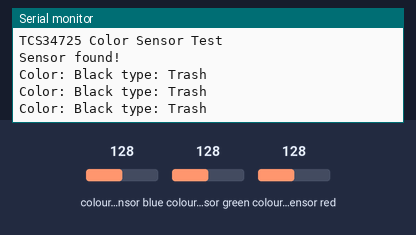
The sketch below on a simulated Arduino Uno, built with avr-gcc and run on an emulated ATmega328P. On the bench: the last lines printed to the serial monitor. Inputs (shaded band) come from the test bench; at power-on: colour sensor blue 128, colour sensor green 128, colour sensor red 128.

Above: at 1.6 s.
1.7 s: colour sensor blue set to 5
At 2.9 s:
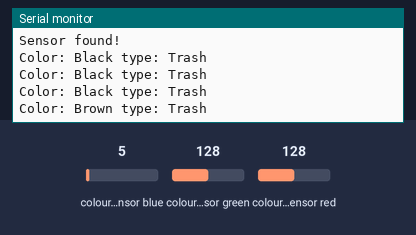
4.5 s: colour sensor green set to 5
At 5.2 s:
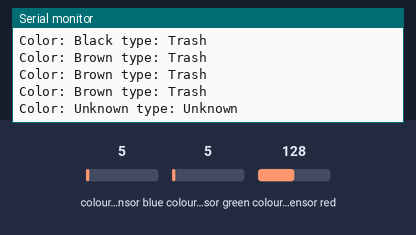
6.8 s: colour sensor red set to 5
At 7.4 s:
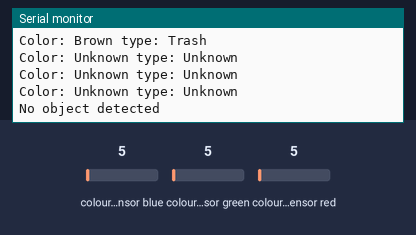
9.0 s: colour sensor blue set to 64
At 9.7 s:
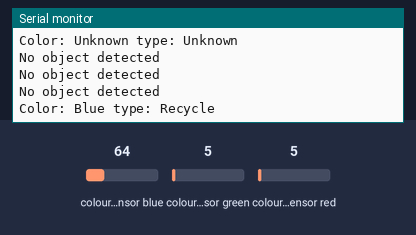
11.3 s: colour sensor green set to 64
At 11.9 s:
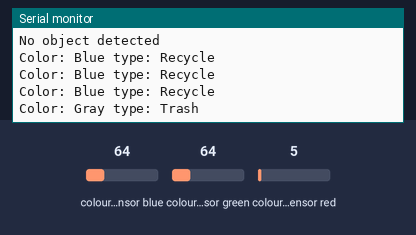
13.5 s: colour sensor green set to 128
At 14.2 s:
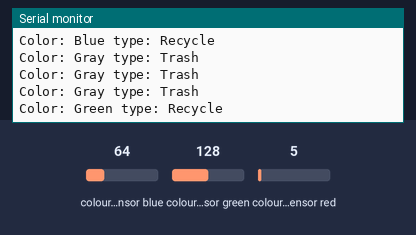

The sketch:

color-detection1.ino
```cpp
#include <Wire.h>
#include "Adafruit_TCS34725.h"

// Create the sensor object
Adafruit_TCS34725 tcs = Adafruit_TCS34725(
  TCS34725_INTEGRATIONTIME_50MS,
  TCS34725_GAIN_4X
);

// global Variables
uint16_t r;
uint16_t g;
uint16_t b;
uint16_t c;
const uint16_t PRESENCE_THRESHOLD = 150;


void setup() {
  Serial.begin(9600);
  Serial.println("TCS34725 Color Sensor Test");

  if (tcs.begin()) {
    Serial.println("Sensor found!");
  } else {
    Serial.println("No TCS34725 detected... check wiring!");
    while (1);
  }
}

// gets the raw RGB and clear values
void getRgbValues(){
  tcs.getRawData(&r, &g, &b, &c);
}

// Returns true if the clear sensor value is above the threshold,
// indicating an object is detected.
bool objectDetected(uint16_t c){
  return c > PRESENCE_THRESHOLD;
}


// This functions allows us to get the color names from a ratio of the RGB and clear values
String getColorName(uint16_t r,uint16_t g,uint16_t b, uint16_t c){


  // Calculate normalized RGB ratios relative to the clear light value
  // This helps determine which color channel is strongest compared to total light
  float rRatio = (float)r/c;
  float gRatio = (float)g/c;
  float bRatio = (float)b/c;

  // Calculate the clear light ratio compared to all channels combined
  // Used to help detect low-saturation colors like gray or black
  float cRatio = (float)c / (r + g + b + c);

 if ((gRatio > rRatio) && (gRatio > bRatio) && (gRatio > 0.40)) { // gets the green color name
    return "Green";
  }
  else if ((bRatio > rRatio) && (bRatio > gRatio) && (bRatio > 0.40)) { // gets the blue color name
    return "Blue";
  }
  else if ((rRatio < cRatio) && (gRatio < cRatio) && (bRatio < cRatio) && (c >= 1600) && (c <= 2500)){ // gets the brown name
    return "Brown";
  }
  else if ((rRatio < cRatio) && (gRatio < cRatio) && (bRatio < cRatio) && (c >= 1000 ) && (c <= 3000)){ // gets the gray color name
    return "Gray";
  }
  else if ((rRatio < cRatio) && (gRatio < cRatio) && (bRatio < cRatio) && (c > 650)){ // gets the black color name
    return "Black";
  }
  else {
      return "Unknown";
  }


}

// Determines whether the detected object should be classified as trash or recycle
String getType(String name){

  if(name == "Green" || name == "Blue"){ // Green and Blue items are classified as recycle
    return "Recycle";
  }
  else if (name == "Black" || name == "Gray" || name == "Brown"){ // Black and Gray items are classified as trash
    return "Trash";
  }
  else{
    return "Unknown";
  }
}

void loop() {

  getRgbValues();

/*
  if (c != 0) {
    Serial.print(" r/c: "); Serial.print((float)r / c, 3);
    Serial.print(" g/c: "); Serial.print((float)g / c, 3);
    Serial.print(" b/c: "); Serial.println((float)b / c, 3);
  }
*/
/*
  Serial.print("R: "); Serial.print(r);
  Serial.print(" G: "); Serial.print(g);
  Serial.print(" B: "); Serial.print(b);
  Serial.print(" C: "); Serial.println(c);
*/


   if (objectDetected(c)) {

    String colorName = getColorName(r,g,b,c);
    String typeName = getType(colorName);

    Serial.print("Color: ");
    Serial.print(colorName);
    Serial.print(" type: ");
    Serial.println(typeName);

  } else {
    Serial.println("No object detected");
  }


  delay(700);
}
```

Measured:
- after the input at 1.7 s, the serial monitor: prints a new line after 0.60 s (image 1)
- after the input at 4.5 s, the serial monitor: prints a new line after 0.06 s (image 2)
- after the input at 6.8 s, the serial monitor: prints a new line at once (image 3)
- after the input at 9.0 s, the serial monitor: prints a new line after 0.06 s (image 4)
- after the input at 11.3 s, the serial monitor: prints a new line at once (image 5)
- after the input at 13.5 s, the serial monitor: prints a new line after 0.07 s (image 6)
